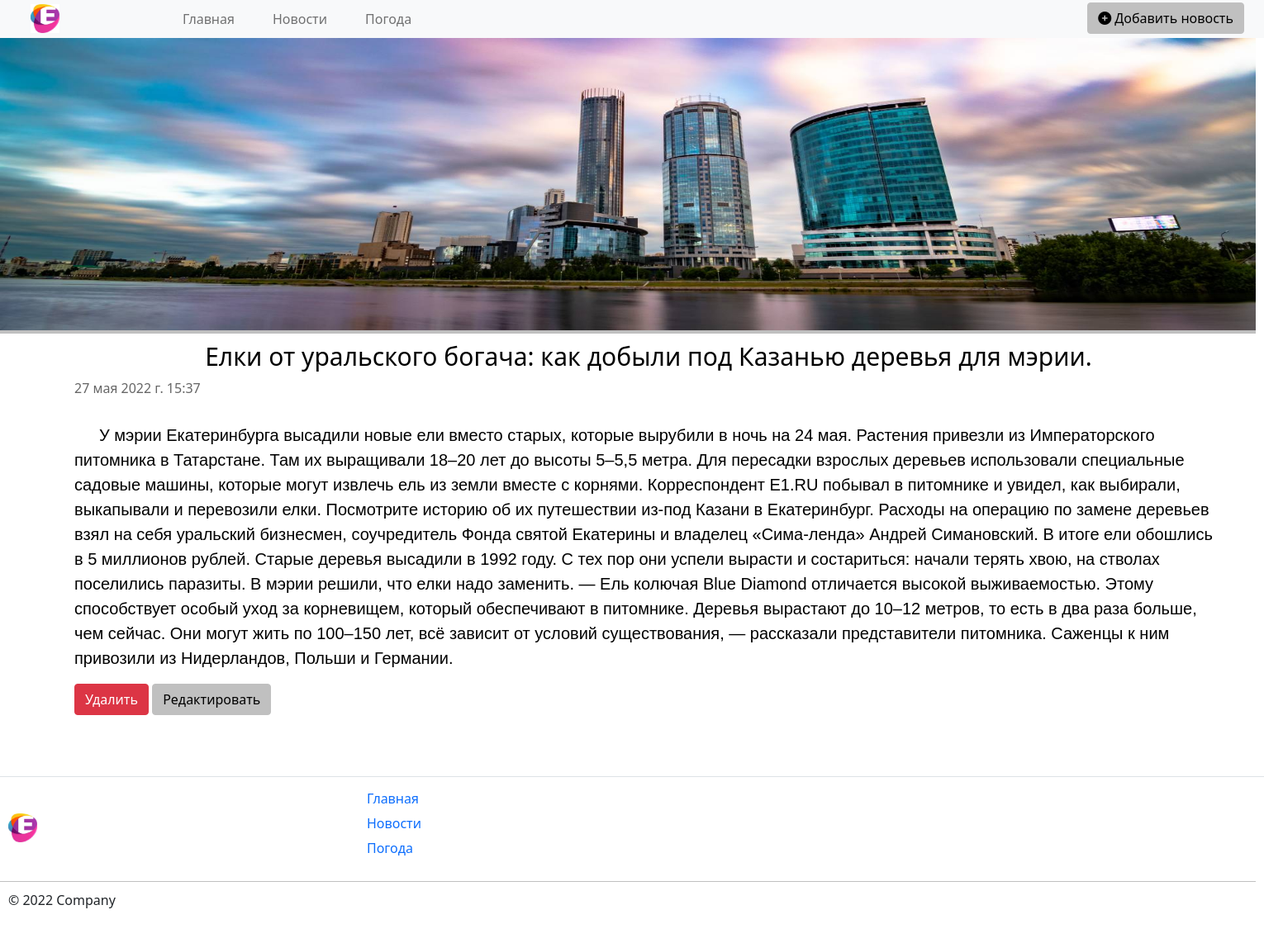
The app's page /news/13 with its own data.
### news/models.py (models this page shows, shortened)
class News(models.Model):
    title = models.CharField('Название', max_length=100)
    anons = models.CharField('Анонс', max_length=200)
    full_text = models.TextField('Статья')
    date = models.DateTimeField('Дата публикации')
    class Meta:
        verbose_name = 'Новость'
        verbose_name_plural = 'Новости'

### news/views.py (the view)
# urls.py: path('<int:pk>', views.NewsDetailViews.as_view(), name='news-detail'),
class NewsDetailViews(DetailView):
    model = News
    template_name = 'news/details_news.html'
    context_object_name = 'news'

### news/templates/news/details_news.html (shortened to what this page needs)
{% extends 'main/base.html' %}
{% block content %}
    <div class="features">
        <h1>{{ news.title }}</h1>
        <data>{{ news.date }}</data>
        <p>{{ news.full_text }}</p>
        <a href="{% url 'news-delete' news.id %}" class="btn btn-danger">Удалить</a>
        <a href="{% url 'news-update' news.id %}" class="btn btn-info">Редактировать</a>
    </div>
{% endblock %}

### main/static/main/css/main.css (style rules this page uses)
h1 { font-size: 30px; font-family: 'Arial' bold; color: black; text-align: center; }
p { margin-top: 30px; text-indent: 1.5em; text-align: justify; font-size: 20px; font-family: 'Arial'; color: black; text-align: left; }
.btn-info { background-color: #C0C0C0; border-color: #C0C0C0; }
data { margin-top: 10px; color: #666; margin-right: 20px; }

### records on screen
News: title "Елки от уральского богача: как добыли под Казанью деревья для мэрии.", date "27 мая 2022 г. 15:37", full_text "У мэрии Екатеринбурга высадили новые ели вместо старых, которые вырубили в ночь на 24 мая. Растения привезли из Императорского питомника в Татарстане. Там их выращивали 18–20 лет до высоты 5–5,5 метра. Для пересадки взрослых деревьев использовали специальные садовые машины, которые могут извлечь ель из земли вместе с корнями. Корреспондент E1.RU побывал в питомнике и увидел, как выбирали, выкапывали и перевозили елки. Посмотрите историю об их путешествии из-под Казани в Екатеринбург. Расходы на операцию по замене деревьев взял на себя уральский бизнесмен, соучредитель Фонда святой Екатерины и владелец «Сима-ленда» Андрей Симановский. В итоге ели обошлись в 5 миллионов рублей. Старые деревья…"
